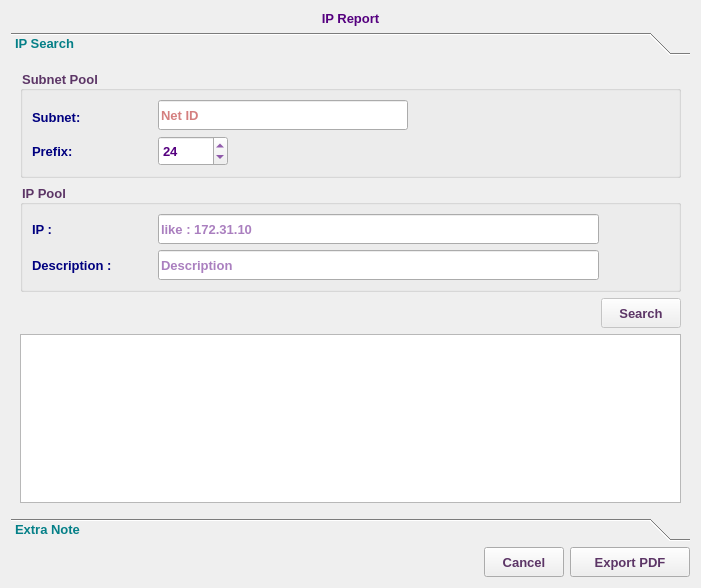
<?xml version="1.0" encoding="UTF-8"?>
<ui version="4.0">
 <class>ReportIpV4Dialog</class>
 <widget class="QDialog" name="ReportIpV4Dialog">
  <property name="geometry">
   <rect>
    <x>0</x>
    <y>0</y>
    <width>701</width>
    <height>588</height>
   </rect>
  </property>
  <property name="font">
   <font>
    <family>Tahoma</family>
    <pointsize>10</pointsize>
   </font>
  </property>
  <property name="windowTitle">
   <string>Report IP-Plans</string>
  </property>
  <property name="windowIcon">
   <iconset resource="../../../../../image.qrc">
    <normaloff>:/Image/report.png</normaloff>:/Image/report.png</iconset>
  </property>
  <layout class="QVBoxLayout" name="verticalLayout_5">
   <item>
    <widget class="QLabel" name="label_5">
     <property name="font">
      <font>
       <family>Tahoma</family>
       <pointsize>10</pointsize>
       <weight>75</weight>
       <bold>true</bold>
      </font>
     </property>
     <property name="styleSheet">
      <string notr="true">color: rgb(85, 0, 127);</string>
     </property>
     <property name="text">
      <string>IP Report</string>
     </property>
     <property name="alignment">
      <set>Qt::AlignCenter</set>
     </property>
    </widget>
   </item>
   <item>
    <widget class="QToolBox" name="toolBox">
     <property name="font">
      <font>
       <weight>75</weight>
       <bold>true</bold>
      </font>
     </property>
     <property name="styleSheet">
      <string notr="true">color: rgb(4, 127, 135);</string>
     </property>
     <property name="currentIndex">
      <number>0</number>
     </property>
     <widget class="QWidget" name="page">
      <property name="geometry">
       <rect>
        <x>0</x>
        <y>0</y>
        <width>683</width>
        <height>450</height>
       </rect>
      </property>
      <attribute name="label">
       <string>IP Search</string>
      </attribute>
      <layout class="QVBoxLayout" name="verticalLayout_6">
       <item>
        <widget class="QGroupBox" name="groupBox_2">
         <property name="font">
          <font>
           <family>Tahoma</family>
           <pointsize>10</pointsize>
           <weight>75</weight>
           <bold>true</bold>
          </font>
         </property>
         <property name="styleSheet">
          <string notr="true">color: rgb(92, 53, 102);</string>
         </property>
         <property name="title">
          <string>Subnet Pool</string>
         </property>
         <layout class="QVBoxLayout" name="verticalLayout_3">
          <item>
           <layout class="QHBoxLayout" name="horizontalLayout_8">
            <item>
             <layout class="QVBoxLayout" name="verticalLayout_4">
              <item>
               <layout class="QHBoxLayout" name="horizontalLayout_2">
                <item>
                 <widget class="QLabel" name="label_2">
                  <property name="minimumSize">
                   <size>
                    <width>120</width>
                    <height>30</height>
                   </size>
                  </property>
                  <property name="maximumSize">
                   <size>
                    <width>120</width>
                    <height>25</height>
                   </size>
                  </property>
                  <property name="font">
                   <font>
                    <family>Tahoma</family>
                    <pointsize>10</pointsize>
                    <weight>75</weight>
                    <bold>true</bold>
                   </font>
                  </property>
                  <property name="styleSheet">
                   <string notr="true">color: rgb(0, 0, 127);</string>
                  </property>
                  <property name="text">
                   <string>Subnet:</string>
                  </property>
                 </widget>
                </item>
                <item>
                 <widget class="QLineEdit" name="netLE">
                  <property name="sizePolicy">
                   <sizepolicy hsizetype="Expanding" vsizetype="Expanding">
                    <horstretch>0</horstretch>
                    <verstretch>0</verstretch>
                   </sizepolicy>
                  </property>
                  <property name="minimumSize">
                   <size>
                    <width>250</width>
                    <height>30</height>
                   </size>
                  </property>
                  <property name="maximumSize">
                   <size>
                    <width>250</width>
                    <height>30</height>
                   </size>
                  </property>
                  <property name="font">
                   <font>
                    <family>Tahoma</family>
                    <pointsize>10</pointsize>
                    <weight>75</weight>
                    <bold>true</bold>
                   </font>
                  </property>
                  <property name="styleSheet">
                   <string notr="true">color: rgb(170, 0, 0);</string>
                  </property>
                  <property name="placeholderText">
                   <string>Net ID</string>
                  </property>
                 </widget>
                </item>
                <item>
                 <spacer name="horizontalSpacer">
                  <property name="orientation">
                   <enum>Qt::Horizontal</enum>
                  </property>
                  <property name="sizeHint" stdset="0">
                   <size>
                    <width>40</width>
                    <height>20</height>
                   </size>
                  </property>
                 </spacer>
                </item>
               </layout>
              </item>
              <item>
               <layout class="QHBoxLayout" name="horizontalLayout_9">
                <item>
                 <widget class="QLabel" name="label_7">
                  <property name="minimumSize">
                   <size>
                    <width>120</width>
                    <height>30</height>
                   </size>
                  </property>
                  <property name="maximumSize">
                   <size>
                    <width>120</width>
                    <height>16777215</height>
                   </size>
                  </property>
                  <property name="font">
                   <font>
                    <family>Tahoma</family>
                    <pointsize>10</pointsize>
                    <weight>75</weight>
                    <bold>true</bold>
                   </font>
                  </property>
                  <property name="styleSheet">
                   <string notr="true">color: rgb(0, 0, 127);</string>
                  </property>
                  <property name="text">
                   <string>Prefix:</string>
                  </property>
                 </widget>
                </item>
                <item>
                 <widget class="QSpinBox" name="prefixSB">
                  <property name="minimumSize">
                   <size>
                    <width>70</width>
                    <height>30</height>
                   </size>
                  </property>
                  <property name="maximumSize">
                   <size>
                    <width>70</width>
                    <height>30</height>
                   </size>
                  </property>
                  <property name="font">
                   <font>
                    <family>Tahoma</family>
                    <pointsize>10</pointsize>
                    <weight>75</weight>
                    <bold>true</bold>
                   </font>
                  </property>
                  <property name="styleSheet">
                   <string notr="true">color: rgb(85, 0, 127);</string>
                  </property>
                  <property name="minimum">
                   <number>4</number>
                  </property>
                  <property name="maximum">
                   <number>32</number>
                  </property>
                  <property name="value">
                   <number>24</number>
                  </property>
                 </widget>
                </item>
                <item>
                 <spacer name="horizontalSpacer_7">
                  <property name="font">
                   <font>
                    <family>Tahoma</family>
                    <pointsize>10</pointsize>
                   </font>
                  </property>
                  <property name="orientation">
                   <enum>Qt::Horizontal</enum>
                  </property>
                  <property name="sizeHint" stdset="0">
                   <size>
                    <width>40</width>
                    <height>20</height>
                   </size>
                  </property>
                 </spacer>
                </item>
               </layout>
              </item>
             </layout>
            </item>
            <item>
             <widget class="QLabel" name="label_8">
              <property name="minimumSize">
               <size>
                <width>64</width>
                <height>64</height>
               </size>
              </property>
              <property name="maximumSize">
               <size>
                <width>64</width>
                <height>64</height>
               </size>
              </property>
              <property name="font">
               <font>
                <family>Tahoma</family>
                <pointsize>10</pointsize>
               </font>
              </property>
              <property name="text">
               <string/>
              </property>
              <property name="pixmap">
               <pixmap resource="../../../../../image.qrc">:/Image/network.png</pixmap>
              </property>
              <property name="scaledContents">
               <bool>true</bool>
              </property>
             </widget>
            </item>
           </layout>
          </item>
         </layout>
        </widget>
       </item>
       <item>
        <widget class="QGroupBox" name="groupBox">
         <property name="font">
          <font>
           <family>Tahoma</family>
           <pointsize>10</pointsize>
           <weight>75</weight>
           <bold>true</bold>
          </font>
         </property>
         <property name="styleSheet">
          <string notr="true">color: rgb(92, 53, 102);</string>
         </property>
         <property name="title">
          <string>IP Pool</string>
         </property>
         <layout class="QVBoxLayout" name="verticalLayout_2">
          <item>
           <layout class="QHBoxLayout" name="horizontalLayout_6">
            <item>
             <layout class="QVBoxLayout" name="verticalLayout">
              <item>
               <layout class="QHBoxLayout" name="horizontalLayout">
                <item>
                 <widget class="QLabel" name="label">
                  <property name="minimumSize">
                   <size>
                    <width>120</width>
                    <height>30</height>
                   </size>
                  </property>
                  <property name="maximumSize">
                   <size>
                    <width>120</width>
                    <height>30</height>
                   </size>
                  </property>
                  <property name="font">
                   <font>
                    <family>Tahoma</family>
                    <pointsize>10</pointsize>
                    <weight>75</weight>
                    <bold>true</bold>
                   </font>
                  </property>
                  <property name="styleSheet">
                   <string notr="true">color: rgb(0, 0, 127);</string>
                  </property>
                  <property name="text">
                   <string>IP :</string>
                  </property>
                 </widget>
                </item>
                <item>
                 <widget class="QLineEdit" name="ipLE">
                  <property name="sizePolicy">
                   <sizepolicy hsizetype="Expanding" vsizetype="Expanding">
                    <horstretch>0</horstretch>
                    <verstretch>0</verstretch>
                   </sizepolicy>
                  </property>
                  <property name="minimumSize">
                   <size>
                    <width>300</width>
                    <height>30</height>
                   </size>
                  </property>
                  <property name="maximumSize">
                   <size>
                    <width>3000</width>
                    <height>30</height>
                   </size>
                  </property>
                  <property name="font">
                   <font>
                    <family>Tahoma</family>
                    <pointsize>10</pointsize>
                    <weight>75</weight>
                    <bold>true</bold>
                   </font>
                  </property>
                  <property name="styleSheet">
                   <string notr="true">color: rgb(85, 0, 127);</string>
                  </property>
                  <property name="placeholderText">
                   <string>like : 172.31.10</string>
                  </property>
                 </widget>
                </item>
               </layout>
              </item>
              <item>
               <layout class="QHBoxLayout" name="horizontalLayout_4">
                <item>
                 <widget class="QLabel" name="label_4">
                  <property name="minimumSize">
                   <size>
                    <width>120</width>
                    <height>30</height>
                   </size>
                  </property>
                  <property name="maximumSize">
                   <size>
                    <width>120</width>
                    <height>30</height>
                   </size>
                  </property>
                  <property name="font">
                   <font>
                    <family>Tahoma</family>
                    <pointsize>10</pointsize>
                    <weight>75</weight>
                    <bold>true</bold>
                   </font>
                  </property>
                  <property name="styleSheet">
                   <string notr="true">color: rgb(0, 0, 127);</string>
                  </property>
                  <property name="text">
                   <string>Description :</string>
                  </property>
                 </widget>
                </item>
                <item>
                 <widget class="QLineEdit" name="descLE">
                  <property name="sizePolicy">
                   <sizepolicy hsizetype="Expanding" vsizetype="Preferred">
                    <horstretch>0</horstretch>
                    <verstretch>0</verstretch>
                   </sizepolicy>
                  </property>
                  <property name="minimumSize">
                   <size>
                    <width>400</width>
                    <height>30</height>
                   </size>
                  </property>
                  <property name="maximumSize">
                   <size>
                    <width>2000</width>
                    <height>30</height>
                   </size>
                  </property>
                  <property name="font">
                   <font>
                    <family>Tahoma</family>
                    <pointsize>10</pointsize>
                    <weight>75</weight>
                    <bold>true</bold>
                   </font>
                  </property>
                  <property name="styleSheet">
                   <string notr="true">color: rgb(85, 0, 127);</string>
                  </property>
                  <property name="placeholderText">
                   <string>Description</string>
                  </property>
                 </widget>
                </item>
               </layout>
              </item>
             </layout>
            </item>
            <item>
             <widget class="QLabel" name="label_6">
              <property name="minimumSize">
               <size>
                <width>64</width>
                <height>64</height>
               </size>
              </property>
              <property name="maximumSize">
               <size>
                <width>64</width>
                <height>64</height>
               </size>
              </property>
              <property name="font">
               <font>
                <family>Tahoma</family>
                <pointsize>10</pointsize>
               </font>
              </property>
              <property name="text">
               <string/>
              </property>
              <property name="pixmap">
               <pixmap resource="../../../../../image.qrc">:/Image/ip.png</pixmap>
              </property>
              <property name="scaledContents">
               <bool>true</bool>
              </property>
             </widget>
            </item>
           </layout>
          </item>
         </layout>
        </widget>
       </item>
       <item>
        <layout class="QHBoxLayout" name="horizontalLayout_7">
         <item>
          <spacer name="horizontalSpacer_6">
           <property name="font">
            <font>
             <family>Tahoma</family>
             <pointsize>10</pointsize>
            </font>
           </property>
           <property name="orientation">
            <enum>Qt::Horizontal</enum>
           </property>
           <property name="sizeHint" stdset="0">
            <size>
             <width>40</width>
             <height>20</height>
            </size>
           </property>
          </spacer>
         </item>
         <item>
          <widget class="QPushButton" name="searchBtn">
           <property name="enabled">
            <bool>false</bool>
           </property>
           <property name="sizePolicy">
            <sizepolicy hsizetype="Preferred" vsizetype="Preferred">
             <horstretch>0</horstretch>
             <verstretch>0</verstretch>
            </sizepolicy>
           </property>
           <property name="minimumSize">
            <size>
             <width>80</width>
             <height>30</height>
            </size>
           </property>
           <property name="maximumSize">
            <size>
             <width>120</width>
             <height>30</height>
            </size>
           </property>
           <property name="font">
            <font>
             <family>Tahoma</family>
             <pointsize>10</pointsize>
             <weight>75</weight>
             <bold>true</bold>
            </font>
           </property>
           <property name="styleSheet">
            <string notr="true">color: rgb(92, 53, 102);</string>
           </property>
           <property name="text">
            <string>Search</string>
           </property>
           <property name="icon">
            <iconset resource="../../../../../image.qrc">
             <normaloff>:/Image/detail.png</normaloff>:/Image/detail.png</iconset>
           </property>
           <property name="iconSize">
            <size>
             <width>20</width>
             <height>20</height>
            </size>
           </property>
          </widget>
         </item>
        </layout>
       </item>
       <item>
        <widget class="QTableView" name="reportTV">
         <property name="font">
          <font>
           <family>Tahoma</family>
           <pointsize>10</pointsize>
          </font>
         </property>
         <property name="styleSheet">
          <string notr="true">color: rgb(0, 0, 0);</string>
         </property>
         <property name="selectionMode">
          <enum>QAbstractItemView::SingleSelection</enum>
         </property>
         <property name="selectionBehavior">
          <enum>QAbstractItemView::SelectRows</enum>
         </property>
        </widget>
       </item>
      </layout>
     </widget>
     <widget class="QWidget" name="page_2">
      <property name="geometry">
       <rect>
        <x>0</x>
        <y>0</y>
        <width>683</width>
        <height>450</height>
       </rect>
      </property>
      <attribute name="label">
       <string>Extra Note</string>
      </attribute>
      <layout class="QVBoxLayout" name="verticalLayout_7">
       <item>
        <widget class="QLineEdit" name="customInfoLE">
         <property name="minimumSize">
          <size>
           <width>0</width>
           <height>40</height>
          </size>
         </property>
         <property name="maximumSize">
          <size>
           <width>16777215</width>
           <height>40</height>
          </size>
         </property>
         <property name="font">
          <font>
           <weight>75</weight>
           <bold>true</bold>
          </font>
         </property>
         <property name="styleSheet">
          <string notr="true">color: rgb(85, 0, 127);</string>
         </property>
         <property name="placeholderText">
          <string>Custom Information</string>
         </property>
        </widget>
       </item>
       <item>
        <spacer name="verticalSpacer">
         <property name="orientation">
          <enum>Qt::Vertical</enum>
         </property>
         <property name="sizeHint" stdset="0">
          <size>
           <width>20</width>
           <height>383</height>
          </size>
         </property>
        </spacer>
       </item>
      </layout>
     </widget>
    </widget>
   </item>
   <item>
    <layout class="QHBoxLayout" name="horizontalLayout_5">
     <item>
      <spacer name="horizontalSpacer_5">
       <property name="font">
        <font>
         <family>Tahoma</family>
         <pointsize>10</pointsize>
        </font>
       </property>
       <property name="orientation">
        <enum>Qt::Horizontal</enum>
       </property>
       <property name="sizeHint" stdset="0">
        <size>
         <width>40</width>
         <height>20</height>
        </size>
       </property>
      </spacer>
     </item>
     <item>
      <widget class="QPushButton" name="cancelBtn">
       <property name="sizePolicy">
        <sizepolicy hsizetype="Preferred" vsizetype="Preferred">
         <horstretch>0</horstretch>
         <verstretch>0</verstretch>
        </sizepolicy>
       </property>
       <property name="minimumSize">
        <size>
         <width>80</width>
         <height>30</height>
        </size>
       </property>
       <property name="maximumSize">
        <size>
         <width>100</width>
         <height>30</height>
        </size>
       </property>
       <property name="font">
        <font>
         <family>Tahoma</family>
         <pointsize>10</pointsize>
         <weight>75</weight>
         <bold>true</bold>
        </font>
       </property>
       <property name="styleSheet">
        <string notr="true">color: rgb(92, 53, 102);</string>
       </property>
       <property name="text">
        <string>Cancel</string>
       </property>
      </widget>
     </item>
     <item>
      <widget class="QPushButton" name="okBtn">
       <property name="sizePolicy">
        <sizepolicy hsizetype="Preferred" vsizetype="Preferred">
         <horstretch>0</horstretch>
         <verstretch>0</verstretch>
        </sizepolicy>
       </property>
       <property name="minimumSize">
        <size>
         <width>120</width>
         <height>30</height>
        </size>
       </property>
       <property name="maximumSize">
        <size>
         <width>180</width>
         <height>30</height>
        </size>
       </property>
       <property name="font">
        <font>
         <family>Tahoma</family>
         <pointsize>10</pointsize>
         <weight>75</weight>
         <bold>true</bold>
        </font>
       </property>
       <property name="styleSheet">
        <string notr="true">color: rgb(92, 53, 102);</string>
       </property>
       <property name="text">
        <string>Export PDF</string>
       </property>
       <property name="icon">
        <iconset resource="../../../../../image.qrc">
         <normaloff>:/Image/pdf.png</normaloff>:/Image/pdf.png</iconset>
       </property>
       <property name="iconSize">
        <size>
         <width>20</width>
         <height>20</height>
        </size>
       </property>
      </widget>
     </item>
    </layout>
   </item>
  </layout>
 </widget>
 <tabstops>
  <tabstop>okBtn</tabstop>
  <tabstop>cancelBtn</tabstop>
 </tabstops>
 <resources>
  <include location="../../../../../image.qrc"/>
 </resources>
 <connections/>
</ui>
